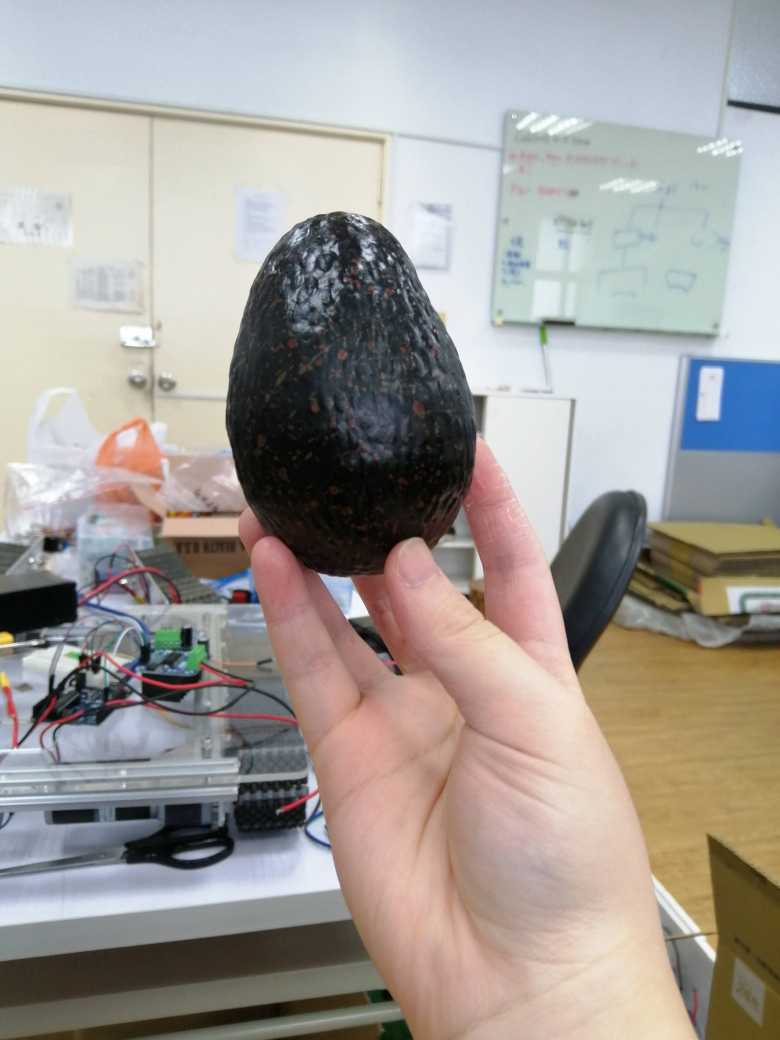
#> input picture Image_processing/testdata/avocado1.jpg, 3120 x 4160 px (shown at 1/4 size)
$ python try_the_color.py
#> lines starting #> are read from the running program, lines starting #| are printed output that depends on the picture; after the words box and inside, x2 and y2 are one past the last pixel; in counts of white or black regions, pixels touching at a corner belong together
#> further down, image is the input picture: shape (4160, 3120, 3); mean B, G, R 152, 156.6, 161.8
### Image_processing/utilities.py
import cv2
import numpy as np
import sys

from numpy.lib.function_base import disp


def find_range(img):

    def nothing(x):
        pass

    # Create a window
    cv2.namedWindow('image',cv2.WINDOW_NORMAL)

    # create trackbars for color change
    cv2.createTrackbar('HMin','image',0,179,nothing) # Hue is from 0-179 for Opencv
#> slider 'HMin' is set to 35
    cv2.createTrackbar('SMin','image',0,255,nothing)
#> slider 'SMin' is set to 51
    cv2.createTrackbar('VMin','image',0,255,nothing)
#> slider 'VMin' is set to 51
    cv2.createTrackbar('HMax','image',0,179,nothing)
#> slider 'HMax' is set to 179
    cv2.createTrackbar('SMax','image',0,255,nothing)
#> slider 'SMax' is set to 255
    cv2.createTrackbar('VMax','image',0,255,nothing)
#> slider 'VMax' is set to 255

    # Set default value for MAX HSV trackbars.
    cv2.setTrackbarPos('HMax', 'image', 179)
    cv2.setTrackbarPos('SMax', 'image', 255)
    cv2.setTrackbarPos('VMax', 'image', 255)

    # Initialize to check if HSV min/max value changes
    hMin = sMin = vMin = hMax = sMax = vMax = 0
    phMin = psMin = pvMin = phMax = psMax = pvMax = 0

    #input_img = cv2.imread(img)
    output = img
    waitTime = 33

    while(1):

        # get current positions of all trackbars
        hMin = cv2.getTrackbarPos('HMin','image')
        sMin = cv2.getTrackbarPos('SMin','image')
        vMin = cv2.getTrackbarPos('VMin','image')

        hMax = cv2.getTrackbarPos('HMax','image')
        sMax = cv2.getTrackbarPos('SMax','image')
        vMax = cv2.getTrackbarPos('VMax','image')

        # Set minimum and max HSV values to display
        lower = np.array([hMin, sMin, vMin])
        upper = np.array([hMax, sMax, vMax])

        # Create HSV Image and threshold into a range.
        hsv = cv2.cvtColor(img, cv2.COLOR_BGR2HSV)
#> hsv: shape (4160, 3120, 3); mean H, S, V 61.5, 48.2, 171
        mask = cv2.inRange(hsv, lower, upper)
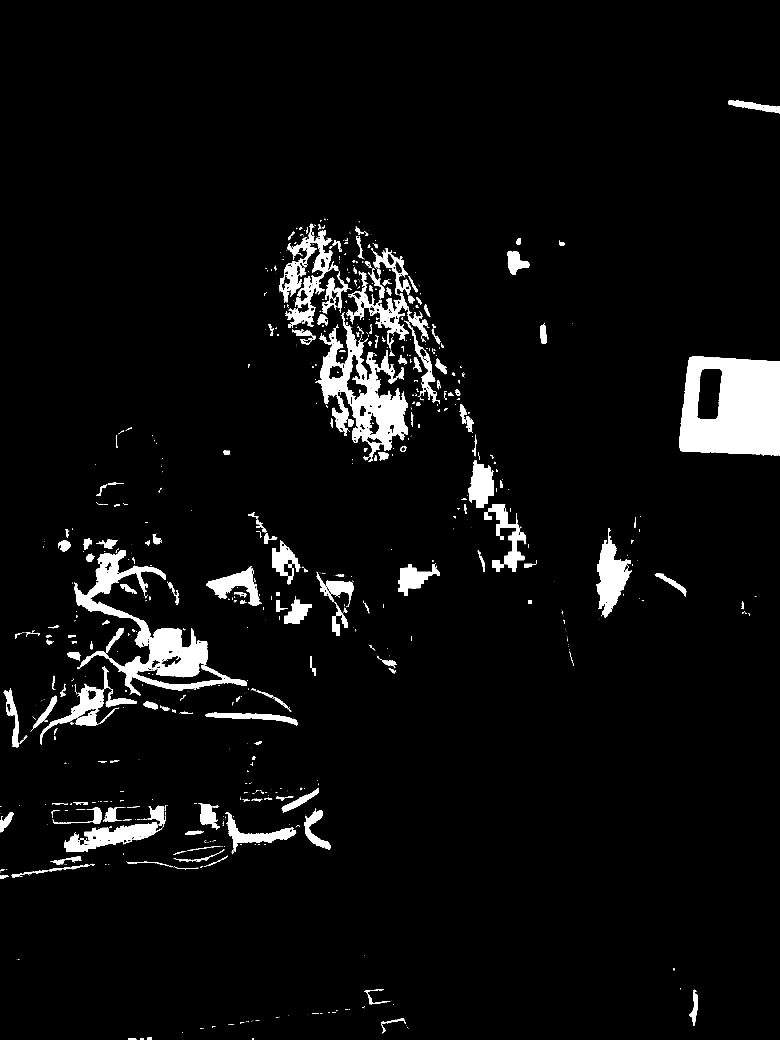
#> mask: shape (4160, 3120) (shown at 1/4 size); 4.7% white; 1333 white regions (964 under 20 px), largest, box (x1, y1, x2, y2) and area: (2716, 1425, 3120, 1823) 129183, (297, 2200, 988, 2782) 79725, (1261, 1248, 1632, 1848) 72612
        output = cv2.bitwise_and(img,img, mask= mask)
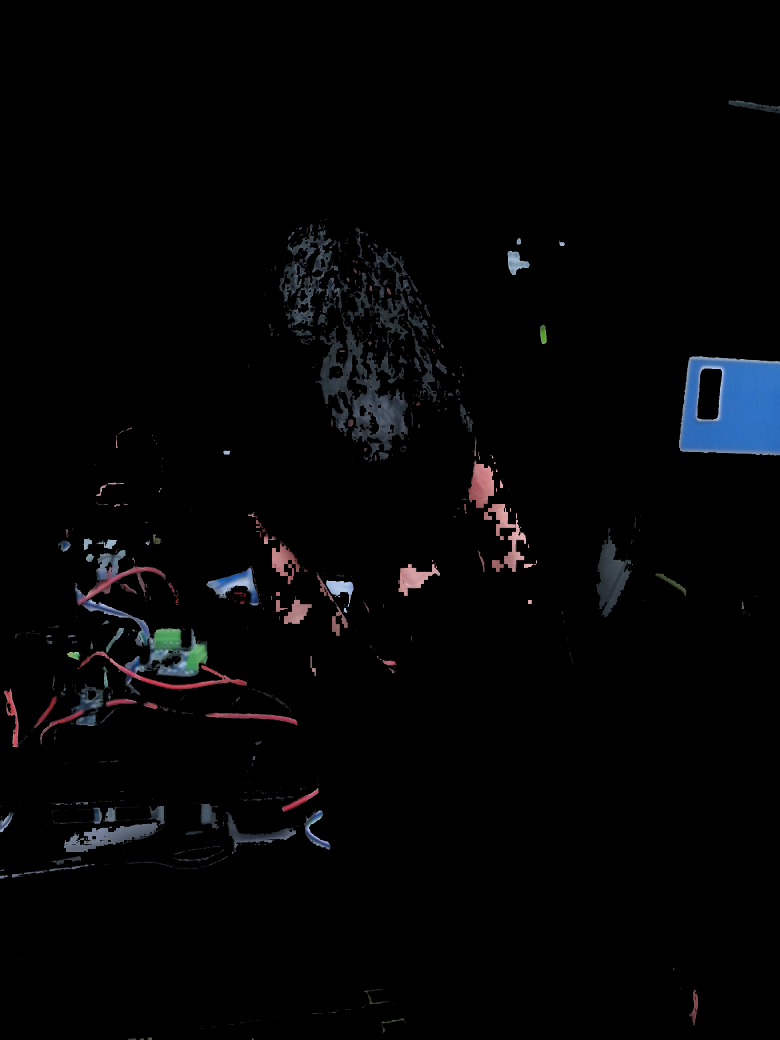
#> output: shape (4160, 3120, 3) (shown at 1/4 size); mean B, G, R 5.5, 4.4, 4.1

        # Print if there is a change in HSV value
        if( (phMin != hMin) | (psMin != sMin) | (pvMin != vMin) | (phMax != hMax) | (psMax != sMax) | (pvMax != vMax) ):
            print("(hMin = %d , sMin = %d, vMin = %d), (hMax = %d , sMax = %d, vMax = %d)" % (hMin , sMin , vMin, hMax, sMax , vMax))
            phMin = hMin
            psMin = sMin
            pvMin = vMin
            phMax = hMax
            psMax = sMax
            pvMax = vMax

        # Display output image
        cv2.imshow('image',output)

        # Wait longer to prevent freeze for videos.
        if cv2.waitKey(waitTime) & 0xFF == ord('q'):
#> (key q is pressed here)
            break

    cv2.destroyAllWindows()

# [228 lines left out: functions filter_color, find_lane, displayIMG, canny_webcam, canny_picture, print_attribute and 3 more, not called in this run]


### Image_processing/try_the_color.py
import cv2
import numpy as np
from utilities import *
import matplotlib.pyplot as plt
import ipdb

img_path = 'testdata/avocado1.jpg'
image  = cv2.imread(img_path)
find_range(image)
